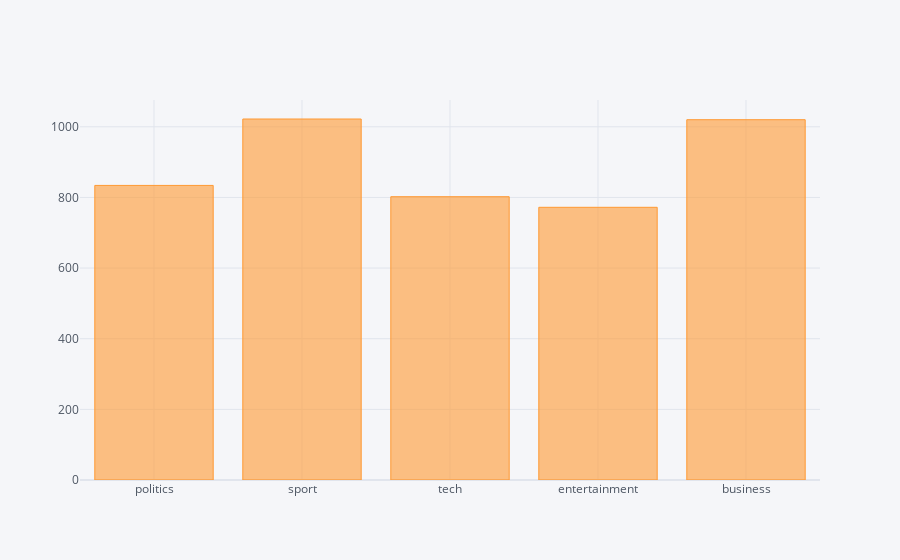

Here is the notebook cell this chart was saved with:
### Markdown cell above
## Distribution of Number of Articles in Each Category

### Code cell
from collections import Counter

ct = Counter(df[df['article_or_summary']=="News Articles"]["category"])
pd.DataFrame({"category":ct.keys(), "value":ct.values()}).iplot(kind='bar', x='category', y='value')

### Figure 1 — Plotly figure (JSON) as saved in the notebook; plotly's stock layout.template omitted (floating-point values rounded to 4 significant figures)
{"data": [{"marker": {"color": "rgba(255, 153, 51, 0.6)", "line": {"color": "rgba(255, 153, 51, 1.0)", "width": 1}}, "name": "value", "orientation": "v", "text": "", "type": "bar", "x": ["politics", "sport", "tech", "entertainment", "business"], "y": [834, 1022, 802, 772, 1020]}], "layout": {"legend": {"bgcolor": "#F5F6F9", "font": {"color": "#4D5663"}}, "paper_bgcolor": "#F5F6F9", "plot_bgcolor": "#F5F6F9", "title": {"font": {"color": "#4D5663"}}, "xaxis": {"gridcolor": "#E1E5ED", "showgrid": true, "tickfont": {"color": "#4D5663"}, "title": {"font": {"color": "#4D5663"}, "text": ""}, "zerolinecolor": "#E1E5ED"}, "yaxis": {"gridcolor": "#E1E5ED", "showgrid": true, "tickfont": {"color": "#4D5663"}, "title": {"font": {"color": "#4D5663"}, "text": ""}, "zerolinecolor": "#E1E5ED"}}}
